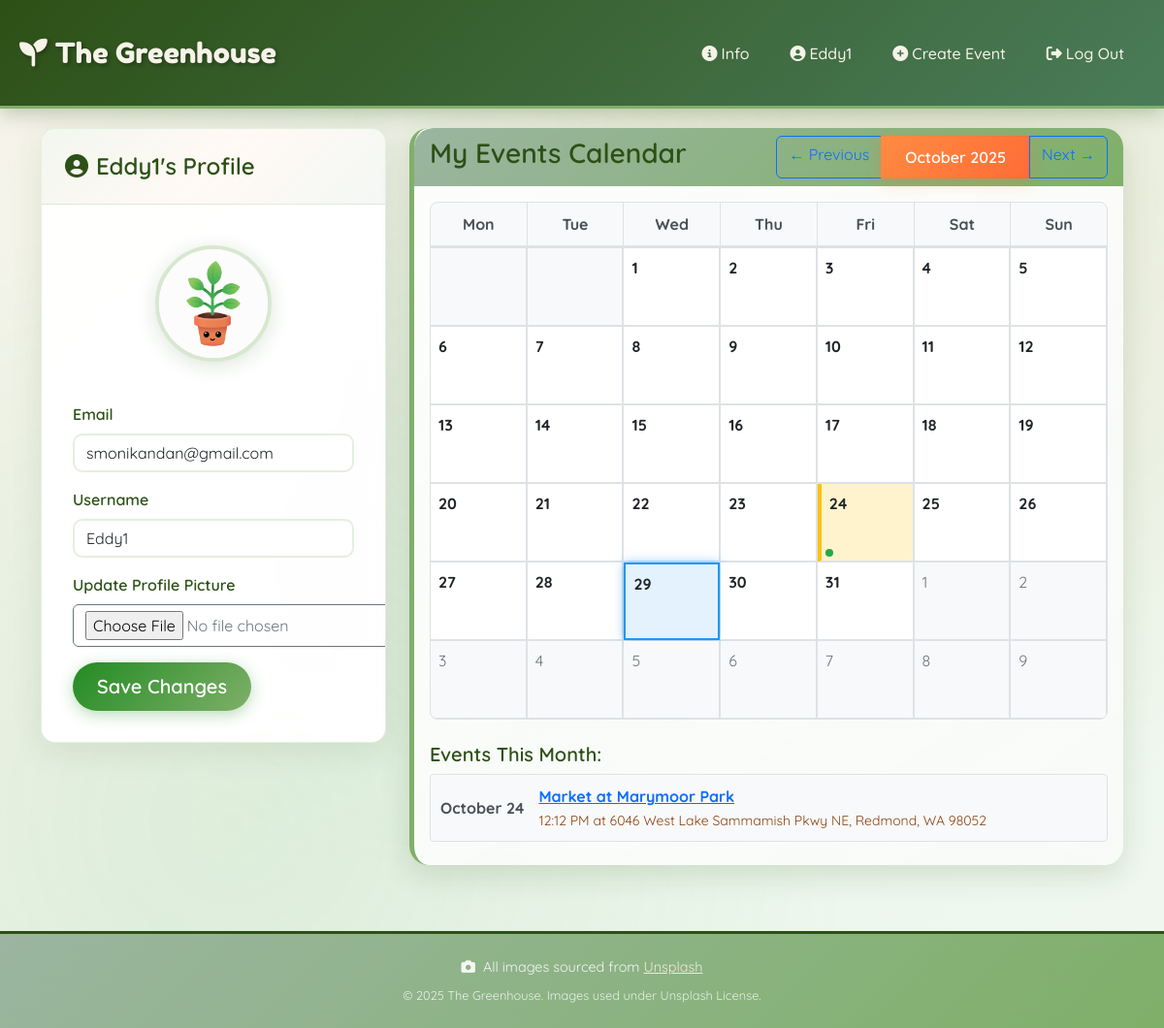
/account (signed in), run on the app's committed database.
### the_greenhouse/models.py (models this page shows, shortened)
class User(db.Model, UserMixin):
    __tablename__ = 'users'
    id = db.Column(db.Integer, primary_key = True)
    profile_image = db.Column(db.String(128), nullable = False, default = 'default_profile.png')
    email = db.Column(db.String(64), unique = True, index = True)
    username = db.Column(db.String(64), unique = True, index = True)
    password_hash = db.Column(db.String(256))
    events = db.relationship('Events', backref = 'author', lazy = 'select')
    event_attendances = db.relationship('EventAttendee', backref = 'user', lazy = 'select')

class Events(db.Model):
    __tablename__ = 'events'
    id = db.Column(db.Integer, primary_key = True)
    user_id = db.Column(db.Integer, db.ForeignKey('users.id'), nullable = False)
    created_date = db.Column(db.DateTime, nullable = False, default = lambda: datetime.now(timezone.utc))
    event_title = db.Column(db.String(140), nullable = False)
    event_description = db.Column(db.Text, nullable = False)
    event_date = db.Column(db.Date, nullable = False)
    event_time = db.Column(db.Time, nullable = False)
    location = db.Column(db.String(200), nullable = False)
    attendees = db.relationship('EventAttendee', backref = 'event', lazy = 'select', cascade = 'all, delete-orphan')
    event_items = db.relationship('EventItem', backref = 'event', lazy = 'select', cascade = 'all, delete-orphan')

### the_greenhouse/users/views.py (the view)
@users.route('/account', methods = ['GET', 'POST'])
@login_required
def account():
    month = request.args.get('month', type=int)
    year = request.args.get('year', type=int)
    if not month or not year:
        today = date.today()
        month = today.month
        year = today.year
    month = max(1, min(12, month))
    first_day = date(year, month, 1)
    last_day = date(year, month, calendar.monthrange(year, month)[1])
    user_events = db.session.scalars(
        select(Events)
        .join(EventAttendee, Events.id == EventAttendee.event_id)
        .where(
            and_(
                EventAttendee.user_id == current_user.id,
                Events.event_date >= first_day,
                Events.event_date <= last_day
            )
        )
        .order_by(Events.event_date, Events.event_time)
    ).all()
    events_by_date = {}
    for event in user_events:
        event_date = event.event_date
        if event_date not in events_by_date:
            events_by_date[event_date] = []
        events_by_date[event_date].append(event)
    month_dates = []
    for day in range(1, last_day.day + 1):
        month_dates.append(date(year, month, day))
    first_weekday = first_day.weekday()  # Monday is 0, Sunday is 6
    if month == 1:
        prev_month, prev_year = 12, year - 1
    else:
        prev_month, prev_year = month - 1, year
    if month == 12:
        next_month, next_year = 1, year + 1
    else:
        next_month, next_year = month + 1, year
    form = UpdateUserForm()
    if form.validate_on_submit():
        if form.picture.data:
            from werkzeug.utils import secure_filename
            import uuid
            filename = secure_filename(form.picture.data.filename)
            temp_filename = str(uuid.uuid4()) + '_' + filename
            temp_path = os.path.join(current_app.root_path, 'static', 'temp', temp_filename)
            os.makedirs(os.path.dirname(temp_path), exist_ok=True)
            form.picture.data.save(temp_path)
            session['temp_image'] = temp_filename
            return redirect(url_for('users.crop_image'))
        current_user.username = form.username.data
        current_user.email = form.email.data
        db.session.commit()
        flash('Your account has been updated', 'success')
        return redirect(url_for('users.account'))
    elif request.method == 'GET':
        form.username.data = current_user.username
        form.email.data = current_user.email
    return render_template('account.html',
                         form=form,
                         events_by_date=events_by_date,
                         month=month,
                         year=year,
                         first_day=first_day,
                         last_day=last_day,
                         first_weekday=first_weekday,
                         prev_month=prev_month,
                         prev_year=prev_year,
                         next_month=next_month,
                         next_year=next_year,
                         month_name=calendar.month_name[month],
                         today=date.today(),
                         month_dates=month_dates)

### the_greenhouse/templates/account.html (shortened to what this page needs)
{% extends 'base.html' %}
{% block content %}
<div class="container">
    <div class="row">
        <div class="col-md-4">
            <div class="profile-card">
                <div class="profile-header">
                    <h1 class="profile-title">
                        <i class="fas fa-user-circle me-2"></i>{{current_user.username}}'s Profile
                    </h1>
                </div>
                <div class="profile-body text-center">
                    <div class="profile-image-container">
                        <img class="profile-pic-large" src='{{url_for("static", filename =
                        "profile_pics/" + current_user.profile_image)}}'
                        alt="{{current_user.username}}'s profile picture"
                        onerror="handleImageError(this)">
                    </div>
                    <form method = "POST" class = "profile-form" enctype="multipart/form-data" action="">
                        <div class = 'form-group mb-3'>
                            {{form.email.label(class="form-label fw-semibold")}}
                            {{form.email(class="form-control")}}
                        </div>
                        <div class = 'form-group mb-3'>
                            {{form.username.label(class="form-label fw-semibold")}}
                            {{form.username(class="form-control")}}
                        </div>
                        <div class = 'form-group mb-3'>
                            {{form.picture.label(class="form-label fw-semibold")}}
                            {{form.picture(class="btn btn-outline-secondary")}}
                        </div>
                        <div class = 'form-group'>
                            {{form.submit(class="btn btn-success btn-lg")}}
                        </div>
                    </form>
                </div>
            </div>
        </div>
        <div class="col-md-8">
            <div class="card">
                <div class="card-header d-flex justify-content-between align-items-center">
                    <h3>My Events Calendar</h3>
                    <div class="btn-group" role="group">
                        <a href="{{url_for('users.account', month=prev_month, year=prev_year)}}" class="btn btn-outline-primary">← Previous</a>
                        <span class="btn btn-primary">{{month_name}} {{year}}</span>
                        <a href="{{url_for('users.account', month=next_month, year=next_year)}}" class="btn btn-outline-primary">Next →</a>
                    </div>
                </div>
                <div class="card-body">
                    <div class="calendar-container">
                        <div class="calendar-grid">
                            <div class="calendar-header">
                                <div class="calendar-day-header">Mon</div>
                                <div class="calendar-day-header">Tue</div>
                                <div class="calendar-day-header">Wed</div>
                                <div class="calendar-day-header">Thu</div>
                                <div class="calendar-day-header">Fri</div>
                                <div class="calendar-day-header">Sat</div>
                                <div class="calendar-day-header">Sun</div>
                            </div>
                            <div class="calendar-body">
                                {% set days_in_month = last_day.day %}
                                {% set start_day = first_weekday %}
                                {% if start_day > 0 %}
                                    {% for day in range(start_day) %}
                                        <div class="calendar-day other-month">
                                        </div>
                                    {% endfor %}
                                {% endif %}
                                {% for current_date in month_dates %}
                                    {% set has_events = current_date in events_by_date %}
                                    <div class="calendar-day {% if has_events %}has-events{% endif %} {% if current_date == today %}today{% endif %}">
                                        <div class="day-number">{{current_date.day}}</div>
                                        {% if has_events %}
                                            <div class="events-indicator">
                                                {% for event in events_by_date[current_date] %}
                                                    <div class="event-dot" title="{{event.event_title}} at {{event.event_time.strftime('%I:%M %p')}}"></div>
                                                {% endfor %}
                                            </div>
                                        {% endif %}
                                    </div>
                                {% endfor %}
                                {% set remaining_days = 42 - (start_day + days_in_month) %}
                                {% for day in range(1, remaining_days + 1) %}
                                    <div class="calendar-day other-month">
                                        {{day}}
                                    </div>
                                {% endfor %}
                            </div>
                        </div>
                        {% if events_by_date %}
                            <div class="mt-4">
                                <h5>Events This Month:</h5>
                                <div class="events-list">
                                    {% for event_date, events in events_by_date.items() %}
                                        {% for event in events %}
                                            <div class="event-item">
                                                <div class="event-date">{{event_date.strftime('%B %d')}}</div>
                                                <div class="event-details">
                                                    <strong><a href="{{url_for('posts.event', event_id=event.id)}}">{{event.event_title}}</a></strong>
                                                    <br>
                                                    <small class="text-muted">{{event.event_time.strftime('%I:%M %p')}} at {{event.location}}</small>
                                                </div>
                                            </div>
                                        {% endfor %}
                                    {% endfor %}
                                </div>
                            </div>
                        {% else %}
                            <div class="mt-4 text-center text-muted">
                                <p>No events scheduled for {{month_name}} {{year}}</p>
                            </div>
                        {% endif %}
                    </div>
                </div>
            </div>
        </div>
    </div>
</div>
{% endblock %}

### the_greenhouse/templates/base.html (shortened to what this page needs)
<!DOCTYPE html>
<html lang="en">
<head>
    <link href="https://cdn.jsdelivr.net/npm/bootstrap@5.3.8/dist/css/bootstrap.min.css" rel="stylesheet">
    <link rel="stylesheet" href="https://cdnjs.cloudflare.com/ajax/libs/font-awesome/6.4.0/css/all.min.css">
</head>
<body>
    <nav class="navbar navbar-expand-lg bg-body-tertiary">
  <div class="container-fluid">
    <a class="navbar-brand" href="{{url_for('core.index')}}">
      <i class="fas fa-seedling me-2"></i>The Greenhouse
    </a>
    <div class="collapse navbar-collapse" id="navbarNav">
      <ul class="navbar-nav ms-auto">
        <li class="nav-item">
          <a class="nav-link" aria-current="page" href="{{url_for('core.info')}}">
            <i class="fas fa-info-circle me-1"></i>Info
          </a>
        </li>
        {% if current_user.is_authenticated %}
        <li class="nav-item">
          <a class="nav-link" href="{{url_for('users.account')}}">
            <i class="fas fa-user-circle me-1"></i>{{current_user.username}}
          </a>
        </li>
        <li class="nav-item">
          <a class="nav-link" href="{{url_for('posts.create_event')}}">
            <i class="fas fa-plus-circle me-1"></i>Create Event
          </a>
        </li>
        <li class="nav-item">
          <a class="nav-link" href="#" data-bs-toggle="modal" data-bs-target="#logoutModal">
            <i class="fas fa-sign-out-alt me-1"></i>Log Out
          </a>
        </li>
        {% endif %}
      </ul>
    </div>
  </div>
</nav>
<div class = 'container-fluid'>
    {% block content %}
    {% endblock %}
</div>
<footer class="mt-5 py-4" style="background: linear-gradient(135deg, var(--sage-green) 0%, var(--mint-green) 100%); color: white; text-align: center; border-top: 3px solid var(--primary-green);">
    <div class="container">
        <div class="row">
            <div class="col-12">
                <p class="mb-2" style="font-size: 0.9rem; opacity: 0.9;">
                    <i class="fas fa-camera me-1"></i>
                    All images sourced from
                    <a href="https://unsplash.com" target="_blank" rel="noopener noreferrer" style="color: var(--cream); text-decoration: underline;">
                        Unsplash
                    </a>
                </p>
                <p class="mb-0" style="font-size: 0.8rem; opacity: 0.8;">
                    © 2025 The Greenhouse. Images used under Unsplash License.
                </p>
            </div>
        </div>
    </div>
</footer>
</body>
</html>

### data on the page
User: username "Eddy1", profile_image (placeholder picture), email "smonikandan@gmail.com"
Events: strftime "October 24", event_title "Market at Marymoor Park", event_time "12:12 PM", location "6046 West Lake Sammamish Pkwy NE, Redmond, WA 98052"

### other printed values
{{ month_name }} "October"
{{ year }} "2025"
{{ current_date.day }} "1" "2" "3" "4" "5" "6" "7" "8" "9" "10" "11" "12" "13" "14" "15" "16" "17" "18" "19" "20" "21" "22" "23" "24" "25" "26" "27" "28" "29" "30" "31"
{{ day }} "1" "2" "3" "4" "5" "6" "7" "8" "9"
